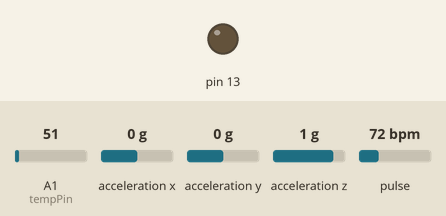
This sketch was run on a simulated Arduino Uno, built with avr-gcc and run on an emulated ATmega328P. Shown: output pins drawn as LEDs (lit = HIGH). Inputs (shaded band) come from the test bench; at power-on: A1 (tempPin) = 51, acceleration x 0 g, acceleration y 0 g, acceleration z 1 g, pulse 72 bpm. The modem accepts every AT command (registered, SIM ready, sends succeed) and sends nothing else; what the sketch prints to the serial monitor is not drawn.

Above: at 0.0 s.
At 3.1 s:
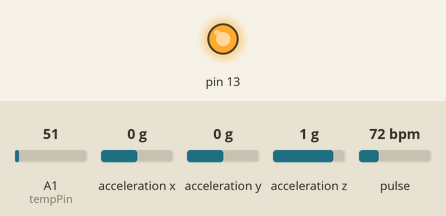
Timing chart, 0 to 4.6 s (numbered marks = the images above):
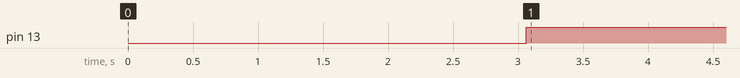

Measured:
- by itself, pin 13: LOW → HIGH at 3.1 s

The sketch:

arduino_code.ino
```cpp
#include <SoftwareSerial.h> //Software Serial library
SoftwareSerial espSerial(3, 4);   //Pin 2 and 3 act as RX and TX. Connect them to TX and RX of ESP8266
#define DEBUG true
#define USE_ARDUINO_INTERRUPTS true
String mySSID = "IoT";       // WiFi SSID
String myPWD = "1234qwer"; // WiFi Password
String myAPI = "6XOBGRZVNNWBTV64";   // API Key
String myHOST = "api.thingspeak.com";
String myPORT = "80";
String myFIELD = "field1";
String myFIELD2 = "field2";
String myFIELD3 = "field3";
String myFIELD4 = "field4";
String myFIELD5 = "field5";


#include <OneWire.h>
#include <DallasTemperature.h>
#include <PulseSensorPlayground.h>
#include <Wire.h>
#include <Adafruit_Sensor.h>
#include <Adafruit_ADXL345_U.h>

#define ONE_WIRE_BUS 2
#define SensorPin A0

OneWire oneWire(ONE_WIRE_BUS);

const int LED13 = 13;
int Threshold = 550;

PulseSensorPlayground pulseSensor;  // Creates an object
Adafruit_ADXL345_Unified accel = Adafruit_ADXL345_Unified();

//unsigned long millisCurrent;
//unsigned long millisLast = 0;
//unsigned long millisElapsed = 0;

//int sampleBufferValue = 0;

void setup(){
  Serial.begin(9600); //init serial 9600
  espSerial.begin(9600);

  espData("AT+RST", 1000, DEBUG);                      //Reset the ESP8266 module
  espData("AT+CWMODE=1", 1000, DEBUG);                 //Set the ESP mode as station mode
  espData("AT+CWJAP=\""+ mySSID +"\",\""+ myPWD +"\"", 1000, DEBUG);   //Connect to WiFi network
}

void loop(){
  long measurement1 = getPulseValue();
  float measurement2 = getxaccelerationValue();
  float measurement3 = getyaccelerationValue();
  float measurement4 = getzaccelerationValue();
  long measurement5 = getTempValue();
  delay(50);
 // Serial.print("measurement = ");
  Serial.println(measurement1);
  Serial.println(measurement2);
  Serial.println(measurement3);
  Serial.println(measurement4);
  Serial.println(measurement5);
  /*if (measurement > 1000){
    digitalWrite(LED_Pin, HIGH);
  }
  else{
    digitalWrite(LED_Pin, LOW);
  }*/
   String sendData = "GET /update?api_key="+ myAPI +"&"+ myFIELD +"="+String(measurement1)+"&"+ myFIELD2 +"="+String(measurement2)+"&"+ myFIELD3 +"="+String(measurement3)+"&"+ myFIELD4 +"="+String(measurement4)+"&"+ myFIELD5 +"="+String(measurement5);
    espData("AT+CIPMUX=1", 1000, DEBUG);       //Allow multiple connections
    espData("AT+CIPSTART=0,\"TCP\",\""+ myHOST +"\","+ myPORT, 1000, DEBUG);
    espData("AT+CIPSEND=0," +String(sendData.length()+4),1000,DEBUG);
    espSerial.find(">");
    espSerial.println(sendData);
}

long getPulseValue(){
  delay(10);
  pulseSensor.analogInput(SensorPin);
  pulseSensor.blinkOnPulse(LED13);
  pulseSensor.setThreshold(Threshold);
  if (pulseSensor.begin()) {
    Serial.println("PulseSensor object created!");
  }
  int myBPM = pulseSensor.getBeatsPerMinute();      // Calculates BPM
  if (pulseSensor.sawStartOfBeat()) {               // Constantly test to see if a beat happened
    Serial.println("♥  A HeartBeat Happened ! "); // If true, print a message
    Serial.print("BPM: ");
    Serial.println(myBPM);                        // Print the BPM value
    }

  return myBPM;
}
float getxaccelerationValue(){
  delay(10);
   if(!accel.begin())
   {
      Serial.println("No ADXL345 sensor detected.");
      while(1);
   }
   sensors_event_t event;
   accel.getEvent(&event);
   float xacceleration = event.acceleration.x;
   Serial.print("X: "); Serial.print(event.acceleration.x); Serial.print("  ");

   return xacceleration;
}
float getyaccelerationValue(){
  delay(10);
   if(!accel.begin())
   {
      Serial.println("No ADXL345 sensor detected.");
      while(1);
   }
   sensors_event_t event;
   accel.getEvent(&event);
   float yacceleration = event.acceleration.y;
   Serial.print("Y: "); Serial.print(event.acceleration.y); Serial.print("  ");

   return yacceleration;
}
float getzaccelerationValue(){
  delay(10);
   if(!accel.begin())
   {
      Serial.println("No ADXL345 sensor detected.");
      while(1);
   }
   sensors_event_t event;
   accel.getEvent(&event);
   float zacceleration = event.acceleration.z;
   Serial.print("Z: "); Serial.print(event.acceleration.z); Serial.print("  ");

   return zacceleration;
}
float getTempValue(){
  delay(10);
  int val;
  int tempPin = 1;
  val = analogRead(tempPin);
  float mv = ( val/1024.0)*5000;
  float cel = mv/10;
  float farh = (cel*9)/5 + 32;
  Serial.print("TEMPRATURE = ");
  Serial.print(cel);

   return cel;
}

String espData(String command, const int timeout, boolean debug)
{
  Serial.print("AT Command ==> ");
  Serial.print(command);
  Serial.println("     ");

  String response = "";
  espSerial.println(command);
  long int time = millis();
  while ( (time + timeout) > millis())
  {
    while (espSerial.available())
    {
      char c = espSerial.read();
      response += c;
    }
  }
  if (debug)
  {
    //Serial.print(response);
  return response;
  }
}
```
